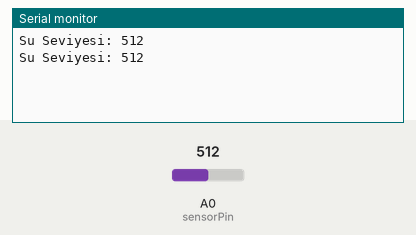
Recording of a sketch running on a simulated Arduino Uno, built with avr-gcc and run on an emulated ATmega328P. Parts: the last lines printed to the serial monitor. Inputs (shaded band) come from the test bench; at power-on: A0 (sensorPin) = 512.

Above: at 1.8 s.
1.9 s: A0 (sensorPin) set to 716
At 2.8 s:
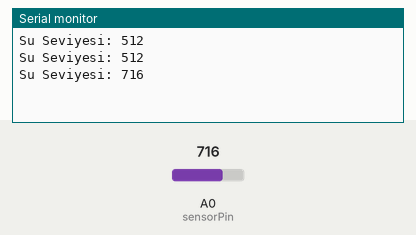
3.4 s: A0 (sensorPin) set to 900
At 4.5 s:
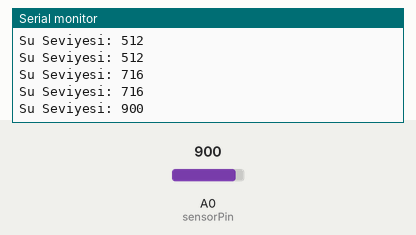
Timing chart, 0 to 6.4 s (numbered marks = the images above; inputs shaded):
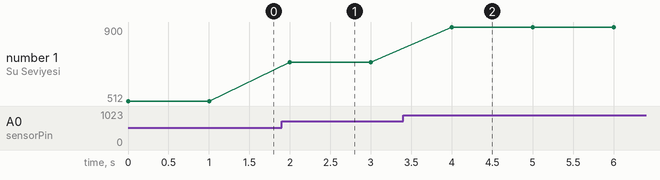

Measured:
- after the input at 1.9 s, the serial monitor: prints a new line after 0.10 s (image 1)
- after the input at 3.4 s, the serial monitor: prints a new line after 0.60 s (image 2)
- plotted number 1: 512 → 716 after the input at 1.9 s, 716 → 900 after the input at 3.4 s

The sketch:

Su_Sensor_Kodu.ino
```cpp
const int sensorPin = A0;  // Su seviye sensörünün bağlı olduğu analog pin
int sensorValue = 0;       // Sensörden okunan değer

void setup() {
  Serial.begin(9600);      // Seri iletişimi başlat
  pinMode(sensorPin,INPUT);
}

void loop() {
  sensorValue = analogRead(sensorPin);  // Sensör değerini oku
  Serial.print("Su Seviyesi: ");
  Serial.println(sensorValue);          // Değeri seri monitöre yazdır

  delay(1000);                          // 1 saniye bekle
}
```
